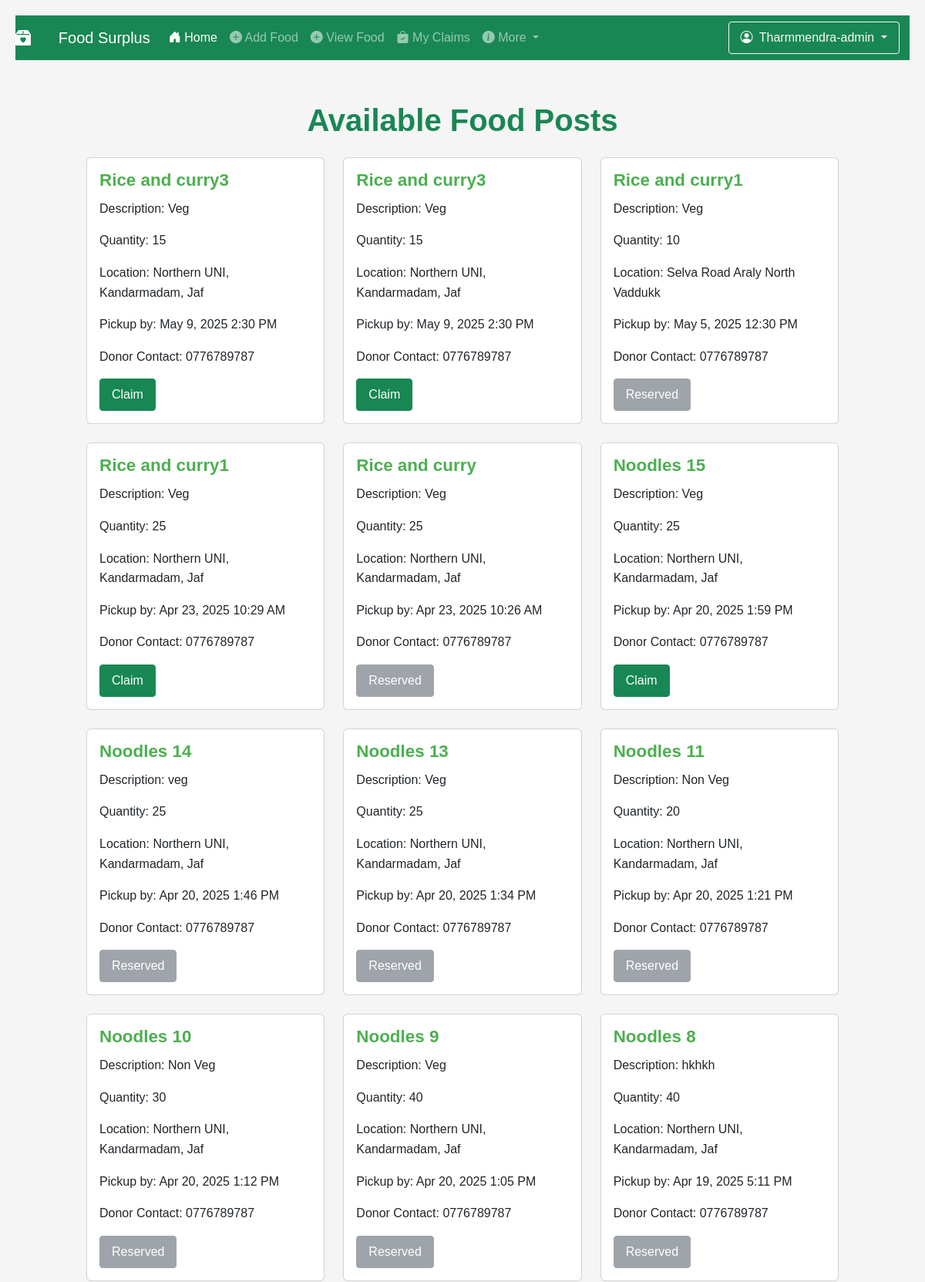
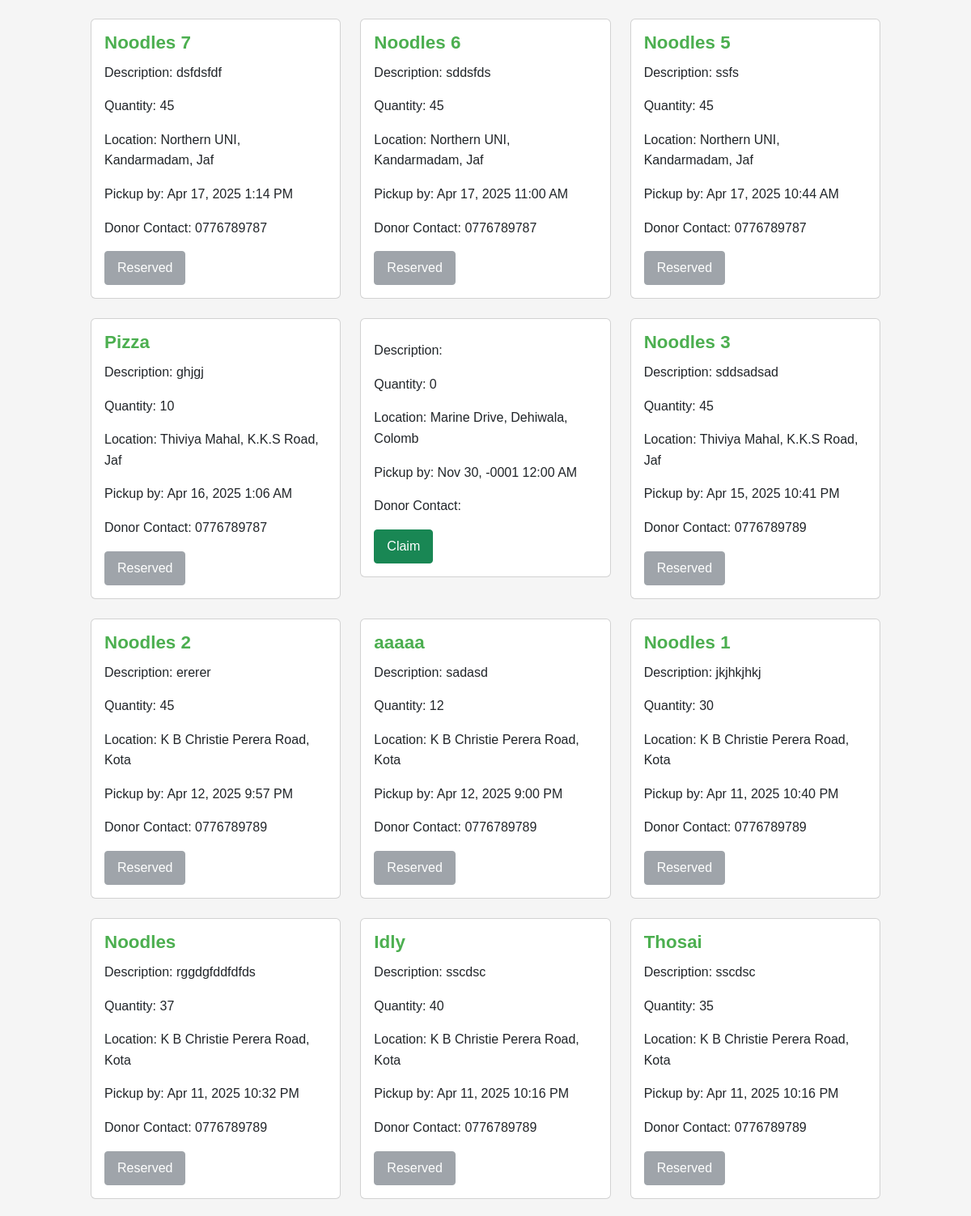
The app's page /View.php (signed in, upper part) with its own data (2 pictures, top to bottom).
### tables this page shows
CREATE TABLE `postfood` (
  `food_id` int(11) NOT NULL,
  `food_name` varchar(30) NOT NULL,
  `Qty` int(11) NOT NULL,
  `Description` text NOT NULL,
  `location` varchar(30) NOT NULL,
  `pickuptime` datetime NOT NULL,
  `Contactinformation` varchar(30) NOT NULL,
  `status` varchar(50) NOT NULL,
  `latitude` decimal(10,8) DEFAULT NULL,
  `longitude` decimal(11,8) DEFAULT NULL
);

### View.php (the view, shortened to what this page needs)
<?php
include 'db.php';
$sql = "SELECT * FROM postfood ORDER BY food_id DESC";
$result = $conn->query($sql);
?>
<!DOCTYPE html>
<html lang="en">
<head>
    <link href="https://cdn.jsdelivr.net/npm/bootstrap@5.3.0/dist/css/bootstrap.min.css" rel="stylesheet">
    <link href="https://cdn.jsdelivr.net/npm/bootstrap-icons@1.10.5/font/bootstrap-icons.css" rel="stylesheet">
</head>
<body>
   <nav class="navbar navbar-expand-lg navbar-dark bg-success sticky-top">
  <a class="navbar-brand" href="index.php">
    <i class="bi bi-box2-heart-fill me-2"></i> &nbsp;  &nbsp; Food Surplus
  </a>
  <div class="collapse navbar-collapse" id="navbarSupportedContent">
    <ul class="navbar-nav me-auto mb-2 mb-lg-0">
      <li class="nav-item">
        <a class="nav-link active" aria-current="page" href="dashboard.php">
          <i class="bi bi-house-door-fill"></i> Home
        </a>
      </li>
      <?php if($_SESSION['role'] == 'poster' || $_SESSION['role'] == 'admin'){?>
      <li class="nav-item">
        <a class="nav-link" href="Updatepostfood.php">
          <i class="bi bi-plus-circle-fill"></i> Add Food
        </a>
      </li>
      <?php } ?>
      <li class="nav-item">
        <a class="nav-link" href="View.php">
          <i class="bi bi-plus-circle-fill"></i> View Food
        </a>
      </li>
      <li class="nav-item">
        <a class="nav-link" href="myclaims.php">
          <i class="bi bi-bag-check-fill"></i> My Claims
        </a>
      </li>
      <li class="nav-item dropdown">
        <a class="nav-link dropdown-toggle" href="#" id="navbarDropdown" role="button"
           data-bs-toggle="dropdown" aria-expanded="false">
          <i class="bi bi-info-circle-fill"></i> More
        </a>
      </li>
    </ul>
    <div class="d-flex">
      <div class="dropdown">
        <a class="btn btn-outline-light dropdown-toggle" href="#" role="button"
           id="userDropdown" data-bs-toggle="dropdown" aria-expanded="false">
          <i class="bi bi-person-circle me-1"></i> <?php echo $_SESSION['ReserverName']."-".$_SESSION['role']; ?>
        </a>
      </div>
    </div> &nbsp; &nbsp;
  </div>
</nav>
<div class="container py-4">
    <h1 class="text-center text-success mb-4">Available Food Posts</h1>
    <div class="row">
        <?php if ($result->num_rows > 0): ?>
            <?php while($row = $result->fetch_assoc()): ?>
                <div class="col-md-4 mb-4">
                    <div class="card">
                        <div class="card-body">
                            <h5 class="food-name"><?php echo htmlspecialchars($row['food_name']); ?></h5>
                            <p class="card-text">Description: <?php echo htmlspecialchars($row['Description']); ?></p>
                            <p class="card-text">Quantity: <?php echo htmlspecialchars($row['Qty']); ?></p>
                            <p class="card-text">Location: <?php echo htmlspecialchars($row['location']); ?></p>
                            <p class="card-text">Pickup by: <?php echo date('M j, Y g:i A', strtotime($row['pickuptime'])); ?></p>
                            <p class="card-text">Donor Contact: <?php echo htmlspecialchars($row['Contactinformation']); ?></p>
                            <?php if ($row['status'] !== 'Claimed'): ?>
                                <button
                                    class="btn btn-success claim-btn"
                                    data-bs-toggle="modal"
                                    data-bs-target="#claimModal"
                                    data-id="<?php echo $row['food_id']; ?>"
                                    data-name="<?php echo htmlspecialchars($row['food_name']); ?>"
                                    data-qty="<?php echo htmlspecialchars($row['Qty']); ?>"
                                    data-contact="<?php echo htmlspecialchars($row['Contactinformation']); ?>">
                                    Claim
                                </button>
                            <?php else: ?>
                                <button class="btn btn-secondary" disabled>Reserved</button>
                            <?php endif; ?>
                        </div>
                    </div>
                </div>
            <?php endwhile; ?>
        <?php else: ?>
            <div class="col-12 text-center">
                <p>No food posts available.</p>
            </div>
        <?php endif; ?>
    </div>
</div>
</body>
</html>

### View.php (style rules this page uses)
:root { --primary-color: #4CAF50; --secondary-color: #45a049; --light-gray: #f5f5f5; --medium-gray: #e0e0e0; --dark-gray: #757575; --white: #ffffff; }
body { font-family: 'Poppins', sans-serif; background-color: var(--light-gray); color: #333; line-height: 1.6; padding: 20px; }
.container { max-width: 1000px; margin: 30px auto; }
h1 { text-align: center; margin-bottom: 25px; color: var(--primary-color); font-weight: 600; }
.food-name { font-size: 1.4rem; font-weight: 600; color: var(--primary-color); margin-bottom: 10px; }
.btn { padding: 8px 15px; border-radius: 4px; text-decoration: none; font-weight: 500; transition: background-color 0.3s; }
.btn-secondary { background-color: var(--medium-gray); color: #333; }

### records on screen
postfood: food_name "Rice and curry3", Description "Veg", Qty "15", location "Northern UNI, Kandarmadam, Jaf", pickuptime "May 9, 2025 2:30 PM", Contactinformation "0776789787"
postfood: food_name "Rice and curry3", Description "Veg", Qty "15", location "Northern UNI, Kandarmadam, Jaf", pickuptime "May 9, 2025 2:30 PM", Contactinformation "0776789787"
postfood: food_name "Rice and curry1", Description "Veg", Qty "10", location "Selva Road Araly North Vaddukk", pickuptime "May 5, 2025 12:30 PM", Contactinformation "0776789787", status "Reserved"
postfood: food_name "Rice and curry1", Description "Veg", Qty "25", location "Northern UNI, Kandarmadam, Jaf", pickuptime "Apr 23, 2025 10:29 AM", Contactinformation "0776789787"
postfood: food_name "Rice and curry", Description "Veg", Qty "25", location "Northern UNI, Kandarmadam, Jaf", pickuptime "Apr 23, 2025 10:26 AM", Contactinformation "0776789787", status "Reserved"
postfood: food_name "Noodles 15", Description "Veg", Qty "25", location "Northern UNI, Kandarmadam, Jaf", pickuptime "Apr 20, 2025 1:59 PM", Contactinformation "0776789787"
postfood: food_name "Noodles 14", Description "veg", Qty "25", location "Northern UNI, Kandarmadam, Jaf", pickuptime "Apr 20, 2025 1:46 PM", Contactinformation "0776789787", status "Reserved"
postfood: food_name "Noodles 13", Description "Veg", Qty "25", location "Northern UNI, Kandarmadam, Jaf", pickuptime "Apr 20, 2025 1:34 PM", Contactinformation "0776789787", status "Reserved"
postfood: food_name "Noodles 11", Description "Non Veg", Qty "20", location "Northern UNI, Kandarmadam, Jaf", pickuptime "Apr 20, 2025 1:21 PM", Contactinformation "0776789787", status "Reserved"
postfood: food_name "Noodles 10", Description "Non Veg", Qty "30", location "Northern UNI, Kandarmadam, Jaf", pickuptime "Apr 20, 2025 1:12 PM", Contactinformation "0776789787", status "Reserved"
postfood: food_name "Noodles 9", Description "Veg", Qty "40", location "Northern UNI, Kandarmadam, Jaf", pickuptime "Apr 20, 2025 1:05 PM", Contactinformation "0776789787", status "Reserved"
postfood: food_name "Noodles 8", Description "hkhkh", Qty "40", location "Northern UNI, Kandarmadam, Jaf", pickuptime "Apr 19, 2025 5:11 PM", Contactinformation "0776789787", status "Reserved"
postfood: food_name "Noodles 7", Description "dsfdsfdf", Qty "45", location "Northern UNI, Kandarmadam, Jaf", pickuptime "Apr 17, 2025 1:14 PM", Contactinformation "0776789787", status "Reserved"
postfood: food_name "Noodles 6", Description "sddsfds", Qty "45", location "Northern UNI, Kandarmadam, Jaf", pickuptime "Apr 17, 2025 11:00 AM", Contactinformation "0776789787", status "Reserved"
postfood: food_name "Noodles 5", Description "ssfs", Qty "45", location "Northern UNI, Kandarmadam, Jaf", pickuptime "Apr 17, 2025 10:44 AM", Contactinformation "0776789787", status "Reserved"
postfood: food_name "Pizza", Description "ghjgj", Qty "10", location "Thiviya Mahal, K.K.S Road, Jaf", pickuptime "Apr 16, 2025 1:06 AM", Contactinformation "0776789787", status "Reserved"
postfood: Qty "0", location "Marine Drive, Dehiwala, Colomb", pickuptime "Nov 30, -0001 12:00 AM"
postfood: food_name "Noodles 3", Description "sddsadsad", Qty "45", location "Thiviya Mahal, K.K.S Road, Jaf", pickuptime "Apr 15, 2025 10:41 PM", Contactinformation "0776789789", status "Reserved"
postfood: food_name "Noodles 2", Description "ererer", Qty "45", location "K B Christie Perera Road, Kota", pickuptime "Apr 12, 2025 9:57 PM", Contactinformation "0776789789", status "Reserved"
postfood: food_name "aaaaa", Description "sadasd", Qty "12", location "K B Christie Perera Road, Kota", pickuptime "Apr 12, 2025 9:00 PM", Contactinformation "0776789789", status "Reserved"
postfood: food_name "Noodles 1", Description "jkjhkjhkj", Qty "30", location "K B Christie Perera Road, Kota", pickuptime "Apr 11, 2025 10:40 PM", Contactinformation "0776789789", status "Reserved"
postfood: food_name "Noodles", Description "rggdgfddfdfds", Qty "37", location "K B Christie Perera Road, Kota", pickuptime "Apr 11, 2025 10:32 PM", Contactinformation "0776789789", status "Reserved"
postfood: food_name "Idly", Description "sscdsc", Qty "40", location "K B Christie Perera Road, Kota", pickuptime "Apr 11, 2025 10:16 PM", Contactinformation "0776789789", status "Reserved"
postfood: food_name "Thosai", Description "sscdsc", Qty "35", location "K B Christie Perera Road, Kota", pickuptime "Apr 11, 2025 10:16 PM", Contactinformation "0776789789", status "Reserved"

### other values on screen
$_SESSION['ReserverName'] "Tharmmendra"
$_SESSION['role'] "admin"
